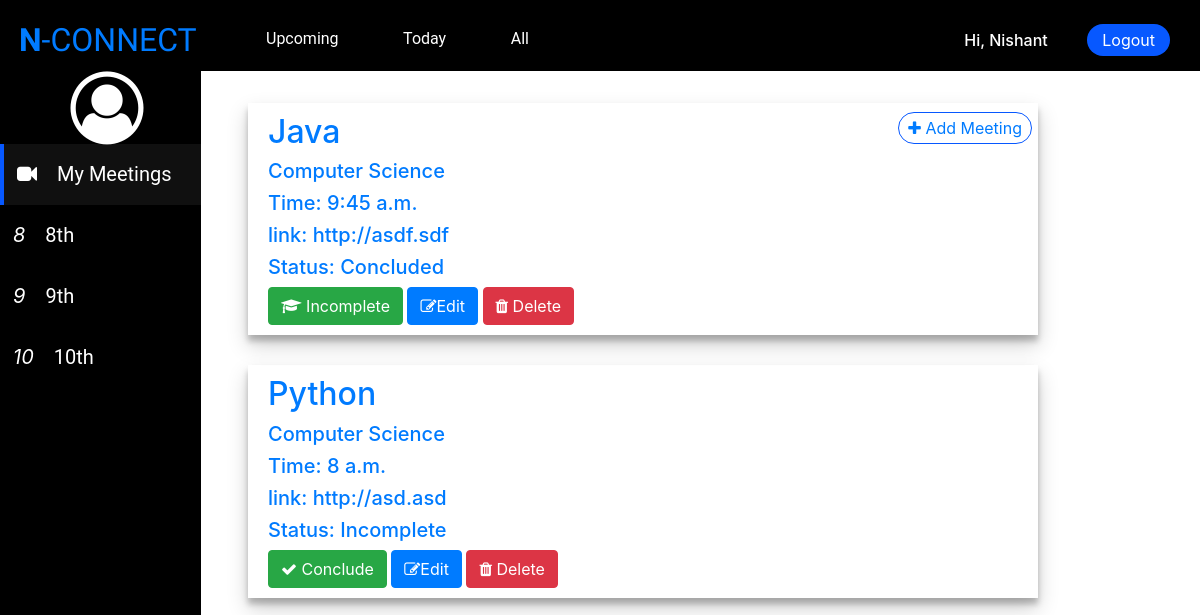
Screenshot of /my-today-meetings (signed in) with the database file from the repository.
### main/models.py (models this page shows, shortened)
class Meeting(models.Model):
    topic = models.CharField(max_length=200, null=True)
    subject = models.ForeignKey(Subject, on_delete=models.SET_NULL, null=True)
    date = models.DateField(auto_now_add=True, auto_now=False, null=True)
    STATUS = (
        ('Incomplete', 'Incomplete'),
        ('Concluded', 'Concluded'),
        ('Deleted', 'Deleted')
    )
    STD = (
        ('8', '8'),
        ('9', '9'),
        ('10', '10')
    )
    std = models.CharField(max_length=3, choices=STD, null=True)
    link = models.URLField(max_length=500, null=True)
    status = models.CharField(max_length=40, null=True, choices=STATUS, default="Incomplete")
    participents = models.ManyToManyField(Student, blank=True)
    time = models.TimeField(auto_now_add=False, null=True)

class Subject(models.Model):
    name = models.CharField(max_length=100, null=True)
    teacher = models.OneToOneField(Teacher, on_delete=models.SET_NULL, null=True)
    def __str__(self):
        return self.name

### main/decorators.py (the view)
        def wrapper_func(request, *args, **kwargs):
            usr_grp = request.user.groups.all()[0]
            if str(usr_grp) in allowed_roles:
                return view_func(request, *args, **kwargs)
            elif str(usr_grp) != request.user.groups.all()[0]:
                return redirect('dashboard_pg')
            else:
                return HttpResponse("You are not authorized")

### main/views.py (called while the page is built)
@login_required(login_url='login_pg')
@allowed_users(allowed_roles=['Teachers'])
def my_today_meets(request):
    meetings = Meeting.objects.filter(subject__teacher=request.user.id, date=date.today()).order_by('-id')
    context = {'meetings': meetings}
    return render(request, 'main/lst_meetings.html', context)

### templates/main/lst_meetings.html (shortened to what this page needs)
{% extends 'main/teacher_dash.html' %}
{% load active_link_tags %}
{% block sub-nav-block %}
{% if std %}
<li><a class="sub-nav-links" href="{% url 'list_meetings_pg' std %}">Upcoming</a></li>
<li><a class="sub-nav-links" href="{% url 'meetings_today' std %}">Today</a></li>
<li><a class="sub-nav-links" href="{% url 'meetings_all' std %}">All</a></li>
<li><a class="sub-nav-links {% if request.path == '/students/9/' %} sub-active {% endif %}{% if request.path == '/students/8/' %} sub-active {% endif %}{% if request.path == '/students/10/' %} sub-active {% endif %}" href="{% url 'stu_all' std %}">Students</a></li>
{% else %}
<li><a href="{% url 'dashboard_pg' %}"class="{% if request.path == '/' %} sub-active {% endif %}">Upcoming</a></li>
<li><a href="{% url 'mtoday_meets' %}"class="{% active_link 'mtoday_meets' 'sub-active' %}">Today</a></li>
<li><a href="{% url 'mall_meets' %}"class="{% active_link 'mall_meets' 'sub-active' %}">All</a></li>
{% endif %}
{% endblock sub-nav-block %}
{% block meetings %}
{% for meeting in meetings %}
<div class="meeting">
    <a style="text-decoration: none" href="{% url 'meeting_info_pg' meeting.id %}">
        <h2 class="meeting-topic">{{meeting.topic}}</h2>
        <h5>{{meeting.subject}}</h5>
        <h5>Time: {{meeting.time}}</h5>
        <h5>link: {{meeting.link}}</h5>
        <h5>Status: {{meeting.status}}</h5>
        <div class="btn-container">
            {% if meeting.subject.teacher.user == request.user %}
            {% if meeting.status == "Concluded" %}
            <a class="btn btn-success" href="{% url 'conclude_meeting_pg' meeting.id %}"><i
                    class="fa fa-graduation-cap"></i> <span>Incomplete</span></a>
            {% else %}
            <a class="btn btn-success" href="{% url 'conclude_meeting_pg' meeting.id %}"><i class="fa fa-check"></i>
                <span>Conclude</span></a>
            {% endif %}
            <a class="btn btn-primary"href="{% url 'edit_meeting_pg' meeting.id %}"><i class="fa fa-pencil-square-o" aria-hidden="true"></i><span>Edit</span></a>
            {% if meeting.status == "Deleted" %}
            <a class="btn btn-danger" href="{% url 'restore_meeting_pg' meeting.id %}"><i class="fa fa-repeat"></i>
                <span>Restore</span></a>
            {% else %}
            <a class="btn btn-danger" href="{% url 'del_meeting_pg' meeting.id %}"><i class="fa fa-trash"></i>
                <span>Delete</span></a>
            {% endif %}
            {% endif %}
        </div>
    </a>
</div>
{% endfor %}
{% endblock meetings %}

### templates/main/teacher_dash.html (shortened to what this page needs)
{% extends 'main/base.html' %}
{% load active_link_tags %}
{% load static %}
{% block side-menu-block %}
<a class="side-menu-links {% if request.path == '/my-today-meetings' %}active{% endif %}{% if request.path == '/my-all-meetings' %}active{% endif %}" href="{% url 'dashboard_pg' %}"><i class="fa fa-video-camera"></i><span>My Meetings</span></a>
<a class="side-menu-links  " href="{% url 'list_meetings_pg' 8 %}"><i> 8</i><span>8th</span></a>
<a class="side-menu-links  " href="{% url 'list_meetings_pg' 9 %}"><i> 9</i><span>9th</span></a>
<a class="side-menu-links  " href="{% url 'list_meetings_pg' 10 %}"><i>10</i><span>10th</span></a>
{% endblock side-menu-block %}
{% block add-meeting %}
<div class="add-meeting">
    <a href="{% url 'crt_meeting_pg' %}">
        <i class="fa fa-plus"></i>
        <span>Add Meeting</span>
    </a>
</div>
{% endblock add-meeting %}

### templates/main/base.html (shortened to what this page needs)
{% load static %}
<!DOCTYPE html>
<html lang="en">
<head>
    <link rel="stylesheet" href="{% static 'main/css/base.css' %}">
    <link rel="stylesheet" href="https://cdnjs.cloudflare.com/ajax/libs/font-awesome/4.7.0/css/font-awesome.min.css">
    <link rel="stylesheet" href="https://stackpath.bootstrapcdn.com/bootstrap/4.5.2/css/bootstrap.min.css"
>
</head>
<body>
    <header>
        <nav>
            <label class="logo"><a href="{% url 'dashboard_pg' %}"><b>N</b>-CONNECT</a></label>
            <ul>
                <li>
                    <h6>Hi, {{request.user.first_name}}</h6>
                </li>
                <li><a href="{% url 'logout_pg' %}">Logout</a></li>
            </ul>
        </nav>
        <div class="side-menu">
            <center>
                <i style="font-size:73px;" class="fa fa-user-circle-o"></i>
            </center>
            {% block side-menu-block %}
            {% endblock side-menu-block %}
        </div>
        <div class="sub-nav">
            <ul>
                {% block sub-nav-block %}
                {% endblock sub-nav-block %}
            </ul>
        </div>
        {% block add-meeting %}
        {% endblock add-meeting %}
    </header>
    <section id="meetings-container">
        {% block meetings %}
        {% endblock meetings %}
    </section>
</body>
</html>

### statics/main/css/base.css (style rules this page uses)
* { box-sizing: border-box; margin: 0; padding: 0; text-decoration: none !important; }
.logo { color: #0758ff; font-family: 'Exo', sans-serif; font-size: 32px; line-height: 80px; margin-left: 19px; }
nav { background: #000000; height: 71px; position: fixed; width: 100%; z-index: 2; }
nav ul { float: right; margin-right: 20px; list-style: none; }
nav ul li { line-height: 80px; margin: 0px 10px; display: inline-block; }
nav ul li a, h6 { color: #ffffff; padding: 6px 15px; text-decoration: none; }
nav ul li a { background: #0758ff; border-radius: 20px; transition: 0.4s; }
.side-menu { position: fixed; margin-top: 71px; background: #000000; width: 201px; height: 100%; }
.side-menu a { display: block; line-height: 60px; transition: 0.5s; color: #ffffff; border-left: 0px solid #0758ff; }
.side-menu .active { border-left: 4px solid #0758ff; background: #101010; }
.side-menu span { font-size: 20px; font-family: 'Roboto', sans-serif; margin-left: 20px; color: #ffffff; }
.side-menu i { font-size: 20px; margin-left: 13px; color: #ffffff; }
.sub-nav { margin-top: 26px; position: fixed; left: 236px; background: #000000; height: 45px; z-index: 3; }
.sub-nav ul { list-style: none; }
.sub-nav ul li { display: inline-block; margin: 0px 30px; color: #ffffff; }
.sub-nav ul li a { color: #ffffff; font-family: 'Roboto', sans-serif; }
.sub-nav ul li ::after { content: ''; width: 0; height: 3px; background: #0078ff; display: block; margin: auto; transition: 0.3s; }
#meetings-container { margin-left: 248px; margin-top: 0px; position: relative; top: 103px; }
.meeting { width: 83%; padding: 10px 20px; margin-bottom: 30px; z-index: 1; box-shadow: 0 10px 20px rgba(0, 0, 0, .19), 0 6px 6px rgba(0, 0, 0, .23); transition: 0.4s; }
.add-meeting { position: fixed; right: 14%; top: 14%; border: 1px solid #0758ff; padding: 3px 9px; border-radius: 20px; z-index: 2; background: #fff; }

### rows the page displays
Meeting: topic "Java", subject "Computer Science", time "9:45 a.m.", link "http://asdf.sdf", status "Concluded", shows "Incomplete", shows "Edit", shows "Delete"
Meeting: topic "Python", subject "Computer Science", time "8 a.m.", link "http://asd.asd", status "Incomplete", shows "Conclude", shows "Edit", shows "Delete"

### other values shown
{{ request.user.first_name }} "Nishant"
